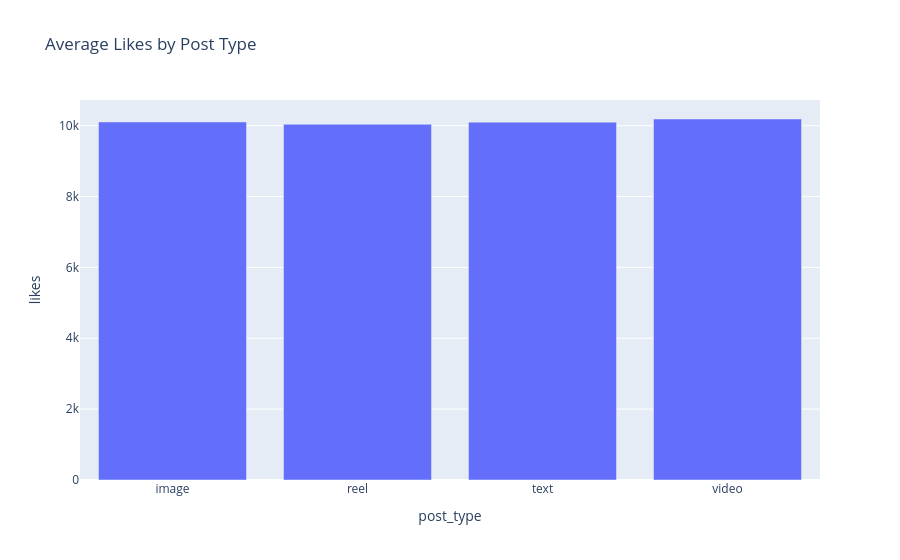

The notebook cell this image was saved under:
### Code cell
post = df.groupby(
    'post_type',
    as_index=False
)['likes'].mean()

fig = px.bar(
    post,
    x='post_type',
    y='likes',
    title='Average Likes by Post Type'
)

fig.show()

### Figure 1 — Plotly figure (JSON) as saved in the notebook; plotly's stock layout.template omitted (floating-point values rounded to 4 significant figures)
{"data": [{"alignmentgroup": "True", "hovertemplate": "post_type=%{x}<br>likes=%{y}<extra></extra>", "legendgroup": "", "marker": {"color": "#636efa", "pattern": {"shape": ""}}, "name": "", "offsetgroup": "", "orientation": "v", "showlegend": false, "textposition": "auto", "type": "bar", "x": ["image", "reel", "text", "video"], "xaxis": "x", "y": [10100.0, 10040.0, 10100.0, 10190.0], "yaxis": "y"}], "layout": {"barmode": "relative", "legend": {"tracegroupgap": 0}, "title": {"text": "Average Likes by Post Type"}, "xaxis": {"anchor": "y", "domain": [0, 1], "title": {"text": "post_type"}}, "yaxis": {"anchor": "x", "domain": [0, 1], "title": {"text": "likes"}}}}
